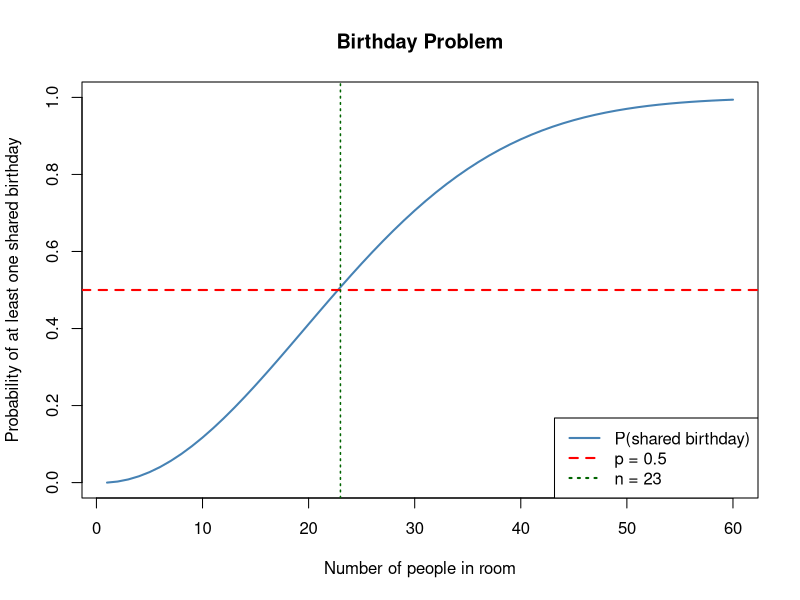
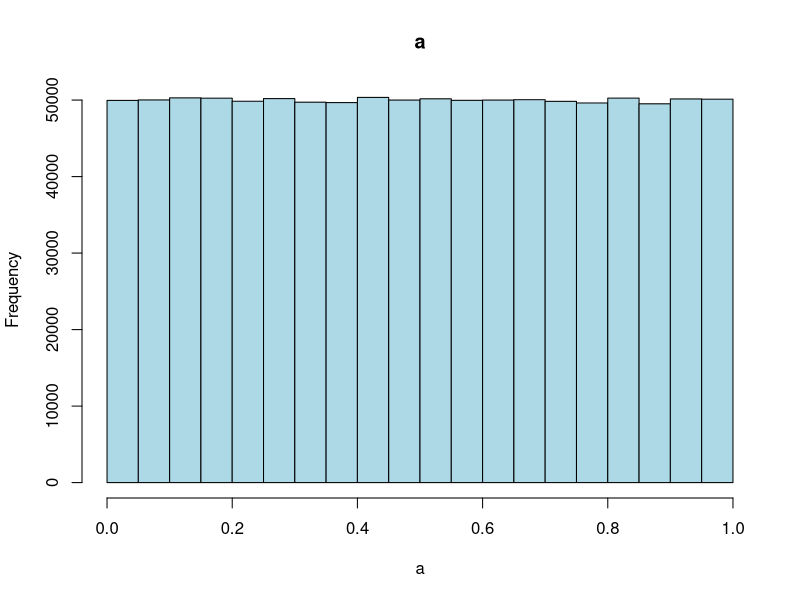
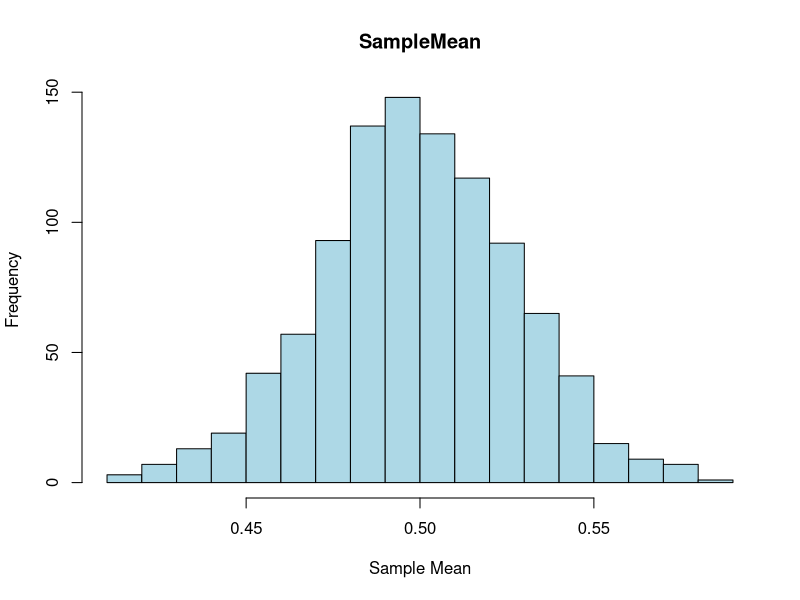
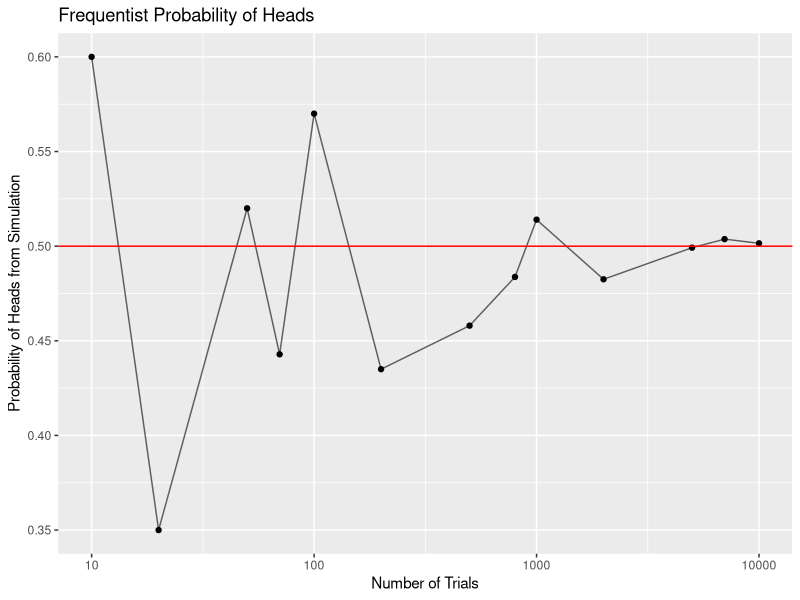
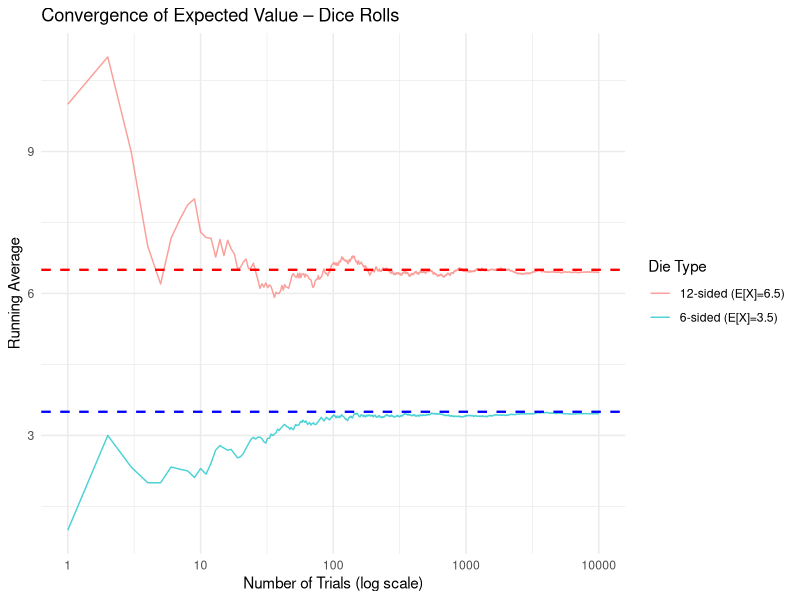
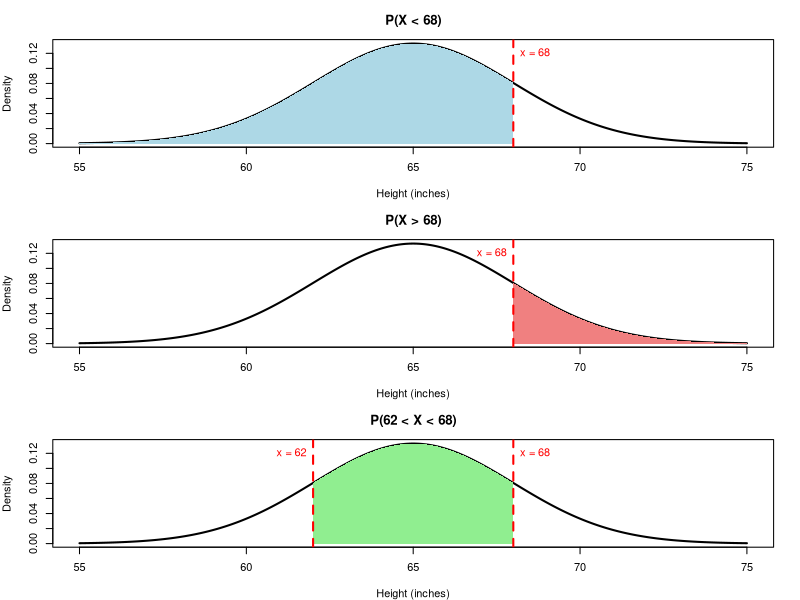
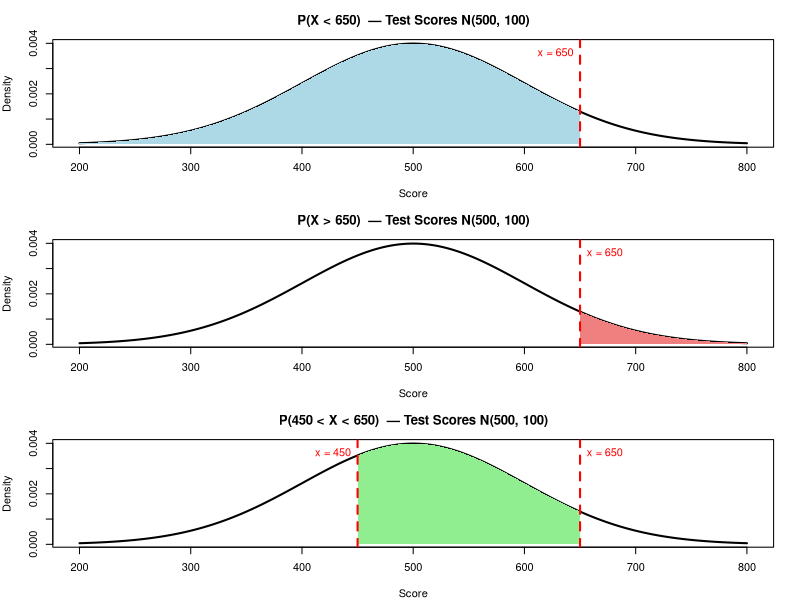
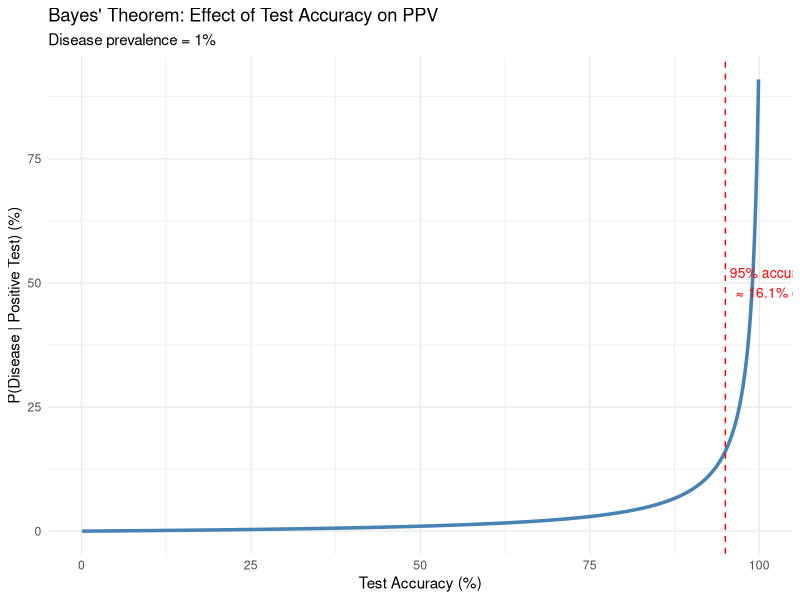

The R script that drew these images, in order:
## ---- chunk 1
# Hypergeometric distribution: 60 cards total, 20 land, 40 non-land, draw 7

# i. Probability of exactly three land cards
p_three_land <- dhyper(3, m = 20, n = 40, k = 7)
cat("P(exactly 3 land cards) =", p_three_land, "\n")

# ii. Probability of more than three land cards
p_more_than_three <- 1 - phyper(3, m = 20, n = 40, k = 7)
cat("P(more than 3 land cards) =", p_more_than_three, "\n")

# iii. Probability of between two and four land cards (inclusive)
p_two_to_four <- sum(dhyper(2:4, m = 20, n = 40, k = 7))
cat("P(between 2 and 4 land cards) =", p_two_to_four, "\n")
# Alternative using phyper:
p_two_to_four_alt <- diff(phyper(c(1, 4), m = 20, n = 40, k = 7))
cat("P(between 2 and 4 land cards) [alt] =", p_two_to_four_alt, "\n")

# Expected number of land cards
# For hypergeometric: E[X] = n * K / N = 7 * 20 / 60
expected_land <- 7 * 20 / 60
cat("Expected number of land cards =", expected_land, "\n")
## ---- chunk 2
# Function to compute the probability that ALL n people have DIFFERENT birthdays
prob_all_diff <- function(N) {
  if (N <= 1) return(1)
  return(prob_all_diff(N - 1) * (365 - (N - 1)) / 365)
}

# Probability that at least two people share a birthday
prob_shared <- function(N) {
  return(1 - prob_all_diff(N))
}

# Generate probabilities for n = 1 to 60
n_values <- 1:60
p_values <- sapply(n_values, prob_shared)

# Find the smallest n for which the probability exceeds 0.5
n_threshold <- min(which(p_values >= 0.5))
cat("Smallest n where P(shared birthday) >= 0.5:", n_threshold, "\n")
cat("Probability at n =", n_threshold, ":", p_values[n_threshold], "\n")

# Plot
plot(n_values, p_values,
     type = "l", lwd = 2, col = "steelblue",
     xlab = "Number of people in room",
     ylab = "Probability of at least one shared birthday",
     main = "Birthday Problem",
     xlim = c(1, 60), ylim = c(0, 1))
abline(h = 0.5, col = "red", lty = 2, lwd = 2)
abline(v = n_threshold, col = "darkgreen", lty = 3, lwd = 1.5)
legend("bottomright",
       legend = c("P(shared birthday)", "p = 0.5", paste("n =", n_threshold)),
       col = c("steelblue", "red", "darkgreen"),
       lty = c(1, 2, 3), lwd = 2)
## ---- chunk 3
# Verify computations in R
n <- 12; p <- 0.2
cat("Binomial E[X] =", n * p, "  Var(X) =", n * p * (1 - p), "\n")

mu <- 10; sigma <- 5
cat("Normal E[A] =", mu, "  Var(A) =", sigma^2, "\n")

lambda <- 4.5
cat("Poisson E[B] =", lambda, "  Var(B) =", lambda, "\n")
## ---- chunk 4
# Exact probability using the Binomial distribution
# n = 100 screws, p = 0.01 (1% defective), find P(X = 5)
p_exact <- dbinom(5, size = 100, prob = 0.01)
cat("Exact P(X = 5) using Binomial =", p_exact, "\n")
## ---- chunk 5
# Approximate probability using the Poisson distribution
# lambda = np = 100 * 0.01 = 1
lambda_approx <- 100 * 0.01  # = 1
p_approx <- dpois(5, lambda = lambda_approx)
cat("Approximate P(X = 5) using Poisson (lambda =", lambda_approx, ") =", p_approx, "\n")

cat("\nComparison:\n")
cat("  Binomial (exact):  ", dbinom(5, 100, 0.01), "\n")
cat("  Poisson (approx):  ", dpois(5, 1), "\n")
cat("  Difference:        ", abs(dbinom(5, 100, 0.01) - dpois(5, 1)), "\n")
## ---- chunk 6
a <- runif(10^6)
a
## ---- chunk 7
hist(a, breaks = 20, main = "a", col = "lightblue")
## ---- chunk 8
cat("Population mean:", mean(a), "\n")
cat("Standard deviation:", sd(a), "\n")
## ---- chunk 9
b <- replicate(1000, sample(a, 100, replace = FALSE))
dim(b)
## ---- chunk 10
# colMeans() computes the mean of each column (each sample)
sampleMean <- colMeans(b)
cat("Number of sample means:", length(sampleMean), "\n")
## ---- chunk 11
hist(sampleMean, breaks = 20, main = "SampleMean", col = "lightblue",
     xlab = "Sample Mean", ylab = "Frequency")
## ---- chunk 12
cat("Mean of sampleMean:", mean(sampleMean), "\n")
cat("Standard deviation of sampleMean:", sd(sampleMean), "\n")
## ---- chunk 13
cat("Theoretical SD of sampling distribution:", sd(a) / sqrt(100), "\n")
cat("Observed SD of sampleMean:              ", sd(sampleMean), "\n")
## ---- chunk 14
library(ggplot2)
## ---- chunk 15
throw_a_coin <- function(N) {
  sample(c("H", "T"), size = N, replace = TRUE)
}

# Define trials
trials <- c(10, 20, 50, 70, 100, 200, 500, 800, 1000, 2000, 5000, 7000, 10000)

# Compute probability of heads for each trial
prob_heads <- sapply(trials, function(j) sum(throw_a_coin(j) == "H") / j)

# Create a data frame for plotting
df <- data.frame(trials = trials, prob_heads = prob_heads)

# Plot the results
ggplot(df, aes(x = trials, y = prob_heads)) +
  geom_point() +
  geom_line(alpha = 0.6) +
  scale_x_log10() +  # Log scale for x-axis
  geom_hline(yintercept = 0.5, color = "red") +
  labs(
    x = "Number of Trials",
    y = "Probability of Heads from Simulation",
    title = "Frequentist Probability of Heads"
  )
## ---- chunk 16
# Function to roll a 6-sided die N times and return the running average
roll_die <- function(N, sides = 6) {
  rolls <- sample(1:sides, size = N, replace = TRUE)
  return(cumsum(rolls) / seq_along(rolls))
}

set.seed(42)

# --- 6-sided die ---
N <- 10000
running_avg_6 <- roll_die(N, sides = 6)
df6 <- data.frame(trial = 1:N, running_avg = running_avg_6, die = "6-sided (E[X]=3.5)")

# --- 12-sided die ---
running_avg_12 <- roll_die(N, sides = 12)
df12 <- data.frame(trial = 1:N, running_avg = running_avg_12, die = "12-sided (E[X]=6.5)")

df_dice <- rbind(df6, df12)

ggplot(df_dice, aes(x = trial, y = running_avg, color = die)) +
  geom_line(alpha = 0.7) +
  geom_hline(yintercept = 3.5, color = "blue",  linetype = "dashed", linewidth = 0.8) +
  geom_hline(yintercept = 6.5, color = "red",   linetype = "dashed", linewidth = 0.8) +
  scale_x_log10() +
  labs(
    x = "Number of Trials (log scale)",
    y = "Running Average",
    title = "Convergence of Expected Value – Dice Rolls",
    color = "Die Type"
  ) +
  theme_minimal()
## ---- chunk 17
# P(X < 68) when X ~ N(65, 3)
prob1 <- pnorm(68, mean = 65, sd = 3)
print(paste("P(X < 68) =", round(prob1, 4)))
## ---- chunk 18
pnorm(1)
## ---- chunk 19
# Method 1: Use lower.tail = FALSE
prob2a <- pnorm(68, mean = 65, sd = 3, lower.tail = FALSE)

# Method 2: Use the complement rule
prob2b <- 1 - pnorm(68, mean = 65, sd = 3)

print(paste("P(X > 68) =", round(prob2a, 4)))
print(paste("Verification:", round(prob2b, 4)))
## ---- chunk 20
# P(62 < X < 68) = P(X < 68) - P(X < 62)
prob_less_68 <- pnorm(68, mean = 65, sd = 3)
prob_less_62 <- pnorm(62, mean = 65, sd = 3)
prob3 <- prob_less_68 - prob_less_62

print(paste("P(X < 68) =", round(prob_less_68, 4)))
print(paste("P(X < 62) =", round(prob_less_62, 4)))
print(paste("P(62 < X < 68) =", round(prob3, 4)))
## ---- chunk 21
# Set up the plotting area for 3 plots
par(mfrow = c(3, 1), mar = c(4, 4, 3, 2))

# Create a sequence of x values for plotting
x <- seq(55, 75, length.out = 1000)
y <- dnorm(x, mean = 65, sd = 3)

# Plot 1: P(X < 68)
plot(x, y, type = "l", lwd = 2, 
     main = "P(X < 68)", 
     xlab = "Height (inches)", 
     ylab = "Density",
     xlim = c(55, 75))
# Shade the area
x_fill <- seq(55, 68, length.out = 1000)
y_fill <- dnorm(x_fill, mean = 65, sd = 3)
polygon(c(55, x_fill, 68), c(0, y_fill, 0), col = "lightblue", border = NA)
abline(v = 68, col = "red", lwd = 2, lty = 2)
text(68, max(y) * 0.9, "x = 68", pos = 4, col = "red")

# Plot 2: P(X > 68)
plot(x, y, type = "l", lwd = 2, 
     main = "P(X > 68)", 
     xlab = "Height (inches)", 
     ylab = "Density",
     xlim = c(55, 75))
# Shade the area
x_fill <- seq(68, 75, length.out = 1000)
y_fill <- dnorm(x_fill, mean = 65, sd = 3)
polygon(c(68, x_fill, 75), c(0, y_fill, 0), col = "lightcoral", border = NA)
abline(v = 68, col = "red", lwd = 2, lty = 2)
text(68, max(y) * 0.9, "x = 68", pos = 2, col = "red")

# Plot 3: P(62 < X < 68)
plot(x, y, type = "l", lwd = 2, 
     main = "P(62 < X < 68)", 
     xlab = "Height (inches)", 
     ylab = "Density",
     xlim = c(55, 75))
# Shade the area
x_fill <- seq(62, 68, length.out = 1000)
y_fill <- dnorm(x_fill, mean = 65, sd = 3)
polygon(c(62, x_fill, 68), c(0, y_fill, 0), col = "lightgreen", border = NA)
abline(v = c(62, 68), col = "red", lwd = 2, lty = 2)
text(62, max(y) * 0.9, "x = 62", pos = 2, col = "red")
text(68, max(y) * 0.9, "x = 68", pos = 4, col = "red")

# Reset plotting parameters
par(mfrow = c(1, 1))
## ---- chunk 22
# Calculate P(X < 650) when X ~ N(500, 100)
prob_q1 <- pnorm(650, mean = 500, sd = 100)
print(paste("P(X < 650) =", round(prob_q1, 4)))
## ---- chunk 23
# Calculate P(X > 650) when X ~ N(500, 100)
# Method 1: lower.tail = FALSE
prob_q2a <- pnorm(650, mean = 500, sd = 100, lower.tail = FALSE)
# Method 2: complement
prob_q2b <- 1 - pnorm(650, mean = 500, sd = 100)

print(paste("P(X > 650) =", round(prob_q2a, 4)))
print(paste("Verification:", round(prob_q2b, 4)))
## ---- chunk 24
# Calculate P(450 < X < 650) when X ~ N(500, 100)
prob_q3 <- pnorm(650, mean = 500, sd = 100) - pnorm(450, mean = 500, sd = 100)
print(paste("P(450 < X < 650) =", round(prob_q3, 4)))
## ---- chunk 25
# Set up plotting area for 3 plots
par(mfrow = c(3, 1), mar = c(4, 4, 3, 2))

# x range for test scores
x_ts <- seq(200, 800, length.out = 1000)
y_ts <- dnorm(x_ts, mean = 500, sd = 100)

# Plot 1: P(X < 650)
plot(x_ts, y_ts, type = "l", lwd = 2,
     main = "P(X < 650)  — Test Scores N(500, 100)",
     xlab = "Score", ylab = "Density",
     xlim = c(200, 800))
x_fill <- seq(200, 650, length.out = 1000)
polygon(c(200, x_fill, 650), c(0, dnorm(x_fill, 500, 100), 0),
        col = "lightblue", border = NA)
abline(v = 650, col = "red", lwd = 2, lty = 2)
text(650, max(y_ts) * 0.9, "x = 650", pos = 2, col = "red")

# Plot 2: P(X > 650)
plot(x_ts, y_ts, type = "l", lwd = 2,
     main = "P(X > 650)  — Test Scores N(500, 100)",
     xlab = "Score", ylab = "Density",
     xlim = c(200, 800))
x_fill <- seq(650, 800, length.out = 1000)
polygon(c(650, x_fill, 800), c(0, dnorm(x_fill, 500, 100), 0),
        col = "lightcoral", border = NA)
abline(v = 650, col = "red", lwd = 2, lty = 2)
text(650, max(y_ts) * 0.9, "x = 650", pos = 4, col = "red")

# Plot 3: P(450 < X < 650)
plot(x_ts, y_ts, type = "l", lwd = 2,
     main = "P(450 < X < 650)  — Test Scores N(500, 100)",
     xlab = "Score", ylab = "Density",
     xlim = c(200, 800))
x_fill <- seq(450, 650, length.out = 1000)
polygon(c(450, x_fill, 650), c(0, dnorm(x_fill, 500, 100), 0),
        col = "lightgreen", border = NA)
abline(v = c(450, 650), col = "red", lwd = 2, lty = 2)
text(450, max(y_ts) * 0.9, "x = 450", pos = 2, col = "red")
text(650, max(y_ts) * 0.9, "x = 650", pos = 4, col = "red")

# Reset
par(mfrow = c(1, 1))
## ---- chunk 26
# 1. 90th percentile score
p90 <- qnorm(0.90, mean = 500, sd = 100)
cat("90th percentile score:", round(p90, 2), "\n")

# 2. Percentage within 2 standard deviations (i.e., between 300 and 700)
p_within_2sd <- pnorm(700, mean = 500, sd = 100) - pnorm(300, mean = 500, sd = 100)
cat("Percentage within 2 SDs (300 to 700):", round(p_within_2sd * 100, 2), "%\n")
## ---- chunk 27
lambda_per_game <- 2

# 1. P(X = 1) for one game
p_one_goal <- dpois(1, lambda = lambda_per_game)
cat("1. P(exactly 1 goal in next game) =", p_one_goal, "\n")

# 2. P(X >= 1) = 1 - P(X = 0)
p_at_least_one <- 1 - dpois(0, lambda = lambda_per_game)
cat("2. P(at least 1 goal in next game) =", p_at_least_one, "\n")

# 3. One goal in the next TWO games
# For two games, lambda = 2 * 2 = 4
lambda_two_games <- 2 * lambda_per_game
p_one_goal_two_games <- dpois(1, lambda = lambda_two_games)
cat("3. P(exactly 1 goal in next two games) =", p_one_goal_two_games, "\n")

# 4. P(X = 2 | X >= 1) = P(X = 2) / P(X >= 1)
p_two_goals <- dpois(2, lambda = lambda_per_game)
p_cond <- p_two_goals / p_at_least_one
cat("4. P(X = 2 | X >= 1) =", p_cond, "\n")
## ---- chunk 28
# Given values
P_D   <- 0.01   # P(Disease)
P_T_given_D  <- 0.95  # P(Positive test | Disease) = sensitivity
P_T_given_Dc <- 0.05  # P(Positive test | No disease) = false positive rate

# Law of total probability for P(T)
P_T <- P_T_given_D * P_D + P_T_given_Dc * (1 - P_D)
cat("P(Positive test) =", P_T, "\n")

# Bayes' Theorem
P_D_given_T <- (P_T_given_D * P_D) / P_T
cat("P(Disease | Positive test) =", round(P_D_given_T, 4), "\n")

cat("\nSurprising? Even with a 95% accurate test, only about",
    round(P_D_given_T * 100, 1), "% of people who test positive actually have the disease!\n")
cat("This is because the disease is rare (1%), so false positives dominate.\n")
## ---- chunk 29
# Plot P(D|T) as a function of test accuracy (sensitivity = specificity = accuracy)
accuracy <- seq(0.001, 0.999, length.out = 500)
# Assume symmetric test: P(T|D) = accuracy, P(T|Dc) = 1 - accuracy

bayes_prob <- function(acc, prev = 0.01) {
  p_t <- acc * prev + (1 - acc) * (1 - prev)
  (acc * prev) / p_t
}

p_disease_given_pos <- bayes_prob(accuracy)

df_bayes <- data.frame(accuracy = accuracy * 100,
                       prob_disease = p_disease_given_pos * 100)

ggplot(df_bayes, aes(x = accuracy, y = prob_disease)) +
  geom_line(color = "steelblue", linewidth = 1.2) +
  geom_vline(xintercept = 95, col = "red", linetype = "dashed") +
  annotate("text", x = 95, y = 50,
           label = paste0("95% accurate\n≈ ",
                          round(bayes_prob(0.95) * 100, 1), "% of positives have disease"),
           hjust = -0.05, color = "red", size = 3.5) +
  labs(
    x = "Test Accuracy (%)",
    y = "P(Disease | Positive Test) (%)",
    title = "Bayes' Theorem: Effect of Test Accuracy on PPV",
    subtitle = "Disease prevalence = 1%"
  ) +
  theme_minimal()
## ---- chunk 30
P_A       <- 0.2
P_B       <- 0.4
P_A_and_B <- 0.1

# Conditional probabilities
P_A_given_B <- P_A_and_B / P_B
P_B_given_A <- P_A_and_B / P_A

cat("P(A | B) =", P_A_given_B, "\n")
cat("P(B | A) =", P_B_given_A, "\n")

# Independence check: A and B are independent iff P(A ∩ B) = P(A) * P(B)
cat("\nIndependence check:\n")
cat("P(A) * P(B) =", P_A * P_B, "\n")
cat("P(A ∩ B)   =", P_A_and_B, "\n")
cat("Are A and B independent?", ifelse(P_A * P_B == P_A_and_B, "YES", "NO"), "\n")
cat("Since", P_A * P_B, "≠", P_A_and_B, ", A and B are NOT independent.\n")
## ---- chunk 31
# Let U = event of seeing a UFO, O = event of living in the outback
P_U         <- 0.01   # P(UFO)
P_O_given_U  <- 0.4   # P(Outback | UFO)
P_O_given_Uc <- 0.2   # P(Outback | No UFO)

# Law of total probability: P(O)
P_O <- P_O_given_U * P_U + P_O_given_Uc * (1 - P_U)
cat("P(Outback) =", P_O, "\n")

# Bayes' Theorem: P(UFO | Outback)
P_U_given_O <- (P_O_given_U * P_U) / P_O
cat("P(UFO | Outback) =", round(P_U_given_O, 6), "\n")
cat("Approximately", round(P_U_given_O * 100, 4), "%\n")
